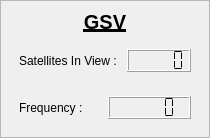
             <widget class="QFrame" name="verticalFrame_gsv">
              <property name="frameShape">
               <enum>QFrame::Shape::StyledPanel</enum>
              </property>
              <layout class="QVBoxLayout" name="verticalLayout_14">
               <property name="leftMargin">
                <number>9</number>
               </property>
               <property name="topMargin">
                <number>9</number>
               </property>
               <property name="rightMargin">
                <number>9</number>
               </property>
               <property name="bottomMargin">
                <number>9</number>
               </property>
               <item>
                <widget class="QLabel" name="label_14">
                 <property name="sizePolicy">
                  <sizepolicy hsizetype="Preferred" vsizetype="Maximum">
                   <horstretch>0</horstretch>
                   <verstretch>0</verstretch>
                  </sizepolicy>
                 </property>
                 <property name="font">
                  <font>
                   <pointsize>15</pointsize>
                   <bold>true</bold>
                   <underline>true</underline>
                  </font>
                 </property>
                 <property name="text">
                  <string>GSV</string>
                 </property>
                 <property name="alignment">
                  <set>Qt::AlignmentFlag::AlignCenter</set>
                 </property>
                </widget>
               </item>
               <item>
                <layout class="QHBoxLayout" name="horizontalLayout_4">
                 <property name="leftMargin">
                  <number>9</number>
                 </property>
                 <property name="topMargin">
                  <number>9</number>
                 </property>
                 <property name="rightMargin">
                  <number>9</number>
                 </property>
                 <property name="bottomMargin">
                  <number>9</number>
                 </property>
                 <item>
                  <widget class="QLabel" name="label_9">
                   <property name="text">
                    <string>Satellites In View : </string>
                   </property>
                  </widget>
                 </item>
                 <item>
                  <widget class="QLCDNumber" name="lcdNumber_satellites_gsv">
                   <property name="sizePolicy">
                    <sizepolicy hsizetype="Minimum" vsizetype="Maximum">
                     <horstretch>0</horstretch>
                     <verstretch>0</verstretch>
                    </sizepolicy>
                   </property>
                   <property name="segmentStyle">
                    <enum>QLCDNumber::SegmentStyle::Flat</enum>
                   </property>
                  </widget>
                 </item>
                </layout>
               </item>
               <item>
                <layout class="QHBoxLayout" name="horizontalLayout_8">
                 <property name="leftMargin">
                  <number>9</number>
                 </property>
                 <property name="topMargin">
                  <number>9</number>
                 </property>
                 <property name="rightMargin">
                  <number>9</number>
                 </property>
                 <property name="bottomMargin">
                  <number>9</number>
                 </property>
                 <item>
                  <widget class="QLabel" name="label_13">
                   <property name="text">
                    <string>Frequency :</string>
                   </property>
                  </widget>
                 </item>
                 <item>
                  <widget class="QLCDNumber" name="lcdNumber_frequency_gsv">
                   <property name="sizePolicy">
                    <sizepolicy hsizetype="Minimum" vsizetype="Maximum">
                     <horstretch>0</horstretch>
                     <verstretch>0</verstretch>
                    </sizepolicy>
                   </property>
                   <property name="frameShadow">
                    <enum>QFrame::Shadow::Raised</enum>
                   </property>
                   <property name="smallDecimalPoint">
                    <bool>false</bool>
                   </property>
                   <property name="digitCount">
                    <number>5</number>
                   </property>
                   <property name="segmentStyle">
                    <enum>QLCDNumber::SegmentStyle::Flat</enum>
                   </property>
                  </widget>
                 </item>
                </layout>
               </item>
              </layout>
             </widget>
